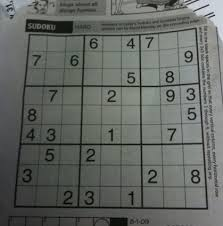
#> input picture notebooks/session_10/dave.jpg, 223 x 226 px
$ jupyter execute sesssion_10.ipynb   (older library calls are emulated)
#> lines starting #> are read from the running program, lines starting #| are printed output that depends on the picture; after the words box and inside, x2 and y2 are one past the last pixel; in counts of white or black regions, pixels touching at a corner belong together
# topics:
- [Hough transform](#Hough-transform)
 - [Hough Line Transform doc](https://docs.opencv.org/3.4/d9/db0/tutorial_hough_lines.html)
- [Probabilistic-Hough-Transform](#Probabilistic-Hough-Transform)

- [lane Finder](#lane-Finder)
----
slide 5

[cell 1]
import cv2
import numpy as np
import matplotlib.pyplot as plt
from matplotlib.pyplot import figure

# Hough transform

[cell 2]
img = cv2.imread('session_10/dave.jpg')
#> img is the input picture: shape (226, 223, 3); mean B, G, R 99.1, 103.3, 99.8
gray = cv2.cvtColor(img,cv2.COLOR_BGR2GRAY)
# [8 lines of commented-out code are left out]
edges = cv2.Canny(gray,50,150,apertureSize = 3)
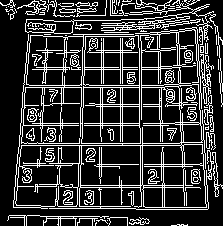
#> edges: shape (226, 223); 20.7% white in thin lines or dots

lines = cv2.HoughLines(edges,1,np.pi/180,120)
#> lines = 27 rows, first 8: [145, 1.57], [84, 0.0349], [143, 1.57], [86, 0.0349], [33, 0.0873], [85, 1.57], [87, 1.57], [123, 1.57]

[cell 3]
for i in range(0, len(lines)):
    for rho,theta in lines[i]:
        a = np.cos(theta)
        b = np.sin(theta)
        x0 = a*rho
        y0 = b*rho
        x1 = int(x0 + 1000*(-b))
        y1 = int(y0 + 1000*(a))
        x2 = int(x0 - 1000*(-b))
        y2 = int(y0 - 1000*(a))

        cv2.line(img,(x1,y1),(x2,y2),(0,0,255),2)
#> this loop made 27 passes
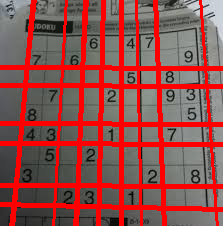
#> img: shape (226, 223, 3); mean B, G, R 75, 77.9, 143.4


plt.imshow(img[:,:,::-1])
plt.show()

# Probabilistic Hough Transform

[cell 4]
#probabilistic hough transform
img = cv2.imread('session_10/dave.jpg')
gray = cv2.cvtColor(img,cv2.COLOR_BGR2GRAY)

lines = cv2.HoughLinesP(edges,1,np.pi/180,120,10,5)
#> lines = 32 rows, first 6: [21, 145, 180, 145], [79, 206, 79, 188], [23, 125, 78, 125], [81, 143, 140, 143], [81, 106, 81, 87], [29, 85, 79, 85]
for i in range(0, len(lines)):
    for x1,y1,x2,y2 in lines[i]:
        cv2.line(img,(x1,y1),(x2,y2),(0,255,0),2)
#> this loop made 32 passes
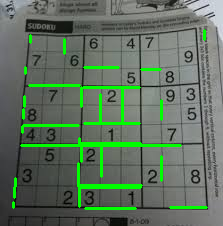
#> img: shape (226, 223, 3); 5.93% of pixels changed, all inside (x1, y1, x2, y2) = (12, 29, 208, 210)
plt.imshow(img[:,:,::-1])
plt.show()

$ run again, with notebooks/session_10/houghlines3.jpg copied over notebooks/session_10/dave.jpg
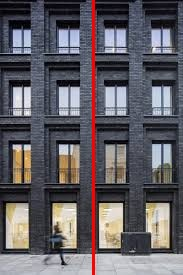
#> input picture notebooks/session_10/houghlines3.jpg, 183 x 275 px
#> img is the input picture: shape (275, 183, 3); mean B, G, R 100.6, 94.8, 98.1
#> `edges = cv2.Canny(gray,50,150,apertureSize = 3)`:
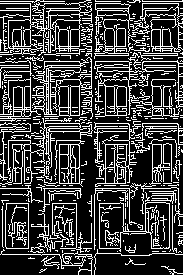
#> edges: shape (275, 183); 25.5% white in thin lines or dots
#> `lines = cv2.HoughLines(edges,1,np.pi/180,120)`: lines = 33 rows, first 8: [129, 0], [178, 0], [48, 0], [91, 0], [30, 0], [79, 0], [-48, 3.12], [51, 0.0349]
#> the loop `for i in range(0, len(lines)):` made 33 passes
#> `lines = cv2.HoughLinesP(edges,1,np.pi/180,120,10,5)`: lines = 36 rows, first 6: [129, 223, 129, 188], [48, 114, 48, 68], [178, 104, 178, 62], [91, 51, 91, 46], [91, 88, 91, 59], [30, 111, 30, 77]
#> the loop `for i in range(0, len(lines)):` made 36 passes
#> after the loop `for i in range(0, len(lines)):`:
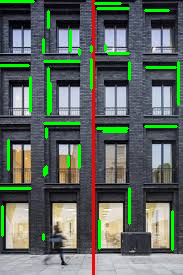
#> img: shape (275, 183, 3); 5.37% of pixels changed, all inside (x1, y1, x2, y2) = (0, 0, 180, 251)

$ run again, with notebooks/session_10/lane-Finder.png saved as notebooks/session_10/dave.jpg
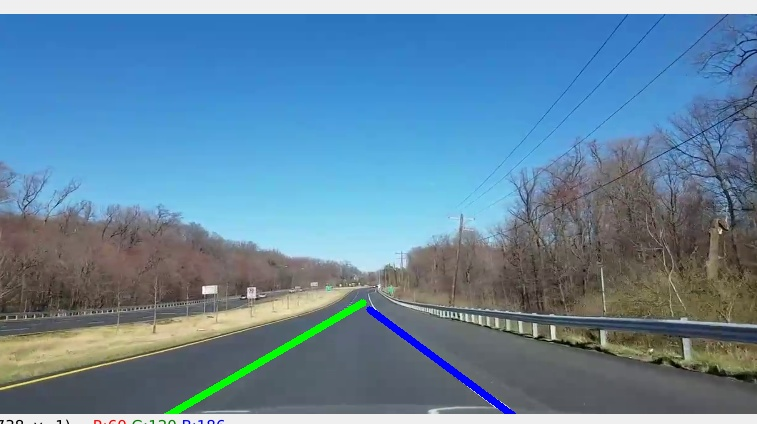
#> input picture notebooks/session_10/lane-Finder.png, 757 x 424 px
#> img is the input picture: shape (424, 757, 3); mean B, G, R 159, 134.7, 100.5
#> `edges = cv2.Canny(gray,50,150,apertureSize = 3)`:
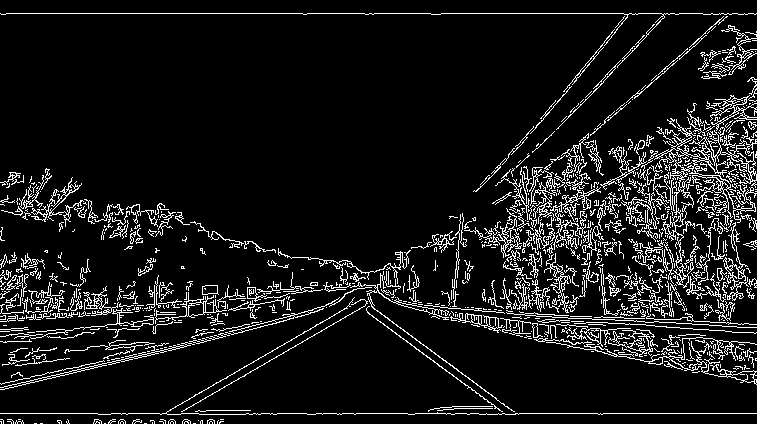
#> edges: shape (424, 757); 9.2% white in thin lines or dots
#> `lines = cv2.HoughLines(edges,1,np.pi/180,120)`: lines = 702 rows, first 8: [13, 1.57], [413, 1.57], [377, 1.34], [287, 1.62], [379, 1.33], [267, 1.66], [447, 1.05], [319, 1.48]
#> `lines = cv2.HoughLinesP(edges,1,np.pi/180,120,10,5)`: lines = 307 rows, first 6: [6, 13, 302, 13], [356, 413, 407, 413], [603, 413, 756, 413], [724, 326, 736, 326], [77, 369, 110, 362], [601, 319, 614, 319]
#> after the loop `for i in range(0, len(lines)):`:
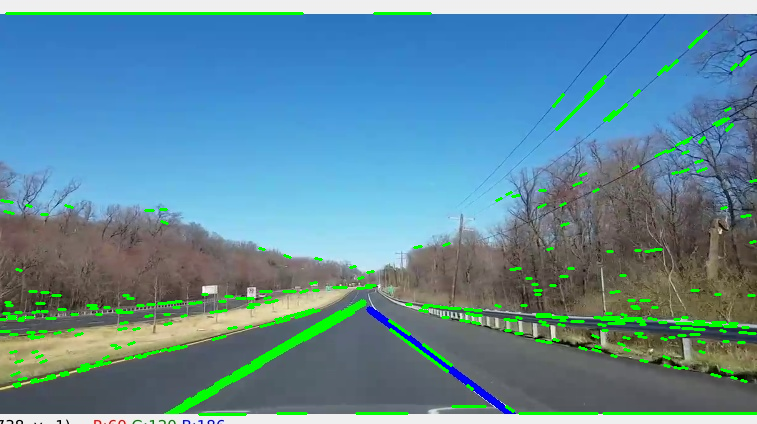
#> img: shape (424, 757, 3); 3.63% of pixels changed, all inside (x1, y1, x2, y2) = (0, 12, 757, 416)
